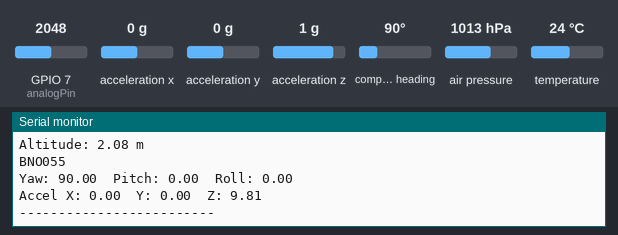
Simulated run of this sketch. Board: ESP32. On the bench: the last lines printed to the serial monitor. Inputs (shaded band) come from the test bench; at power-on: acceleration x 0 g, GPIO 7 (analogPin) = 2048, acceleration y 0 g, acceleration z 1 g, compass heading 90°, air pressure 1013 hPa, temperature 24 °C.

Above: at 2.2 s.
2.3 s: acceleration x set to -1.4 g
At 3.0 s:
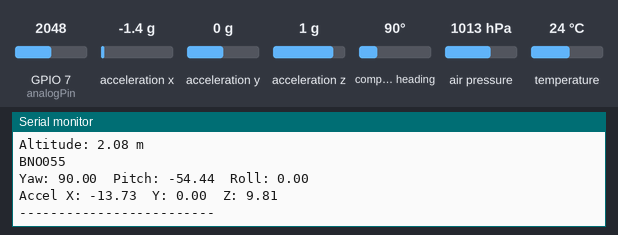
3.8 s: GPIO 7 (analogPin) set to 2866
5.3 s: acceleration y set to -1.4 g
At 6.0 s:
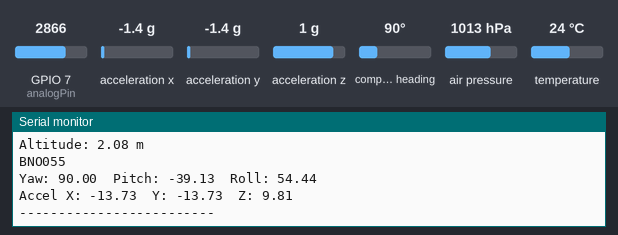
6.8 s: acceleration z set to -1.4 g
At 7.6 s:
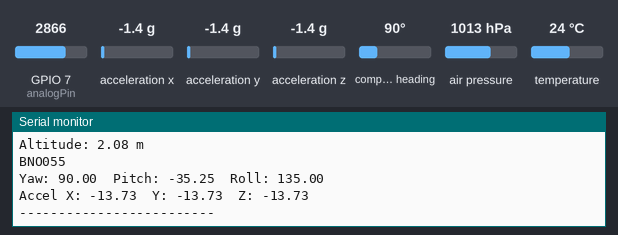
8.3 s: GPIO 7 (analogPin) set to 3972
9.8 s: compass heading set to 7°
At 10.7 s:
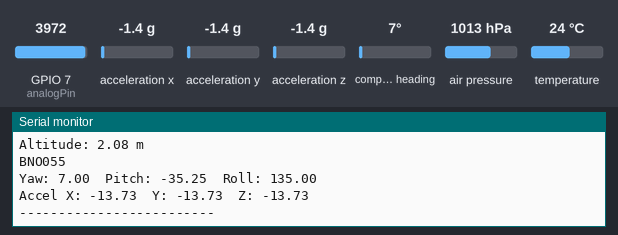
Timing chart, 0 to 12.3 s (numbered marks = the images above; inputs shaded):
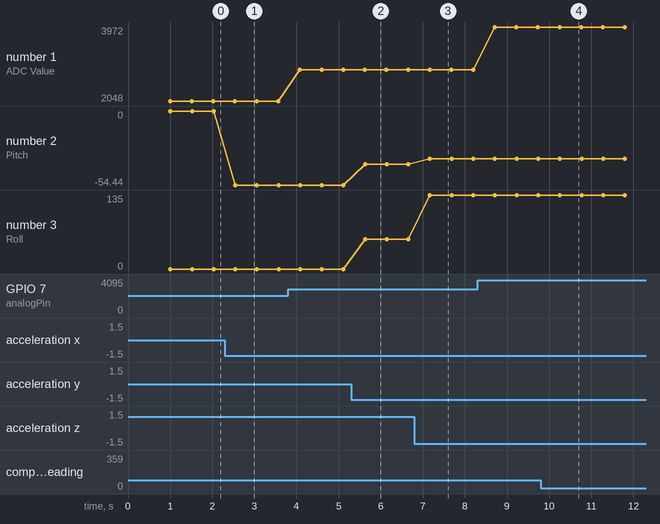

Measured:
- after the input at 2.3 s, the serial monitor: prints a new line after 0.25 s (image 1)
- after the input at 5.3 s, the serial monitor: prints a new line after 0.33 s (image 2)
- after the input at 6.8 s, the serial monitor: prints a new line after 0.37 s (image 3)
- after the input at 9.8 s, the serial monitor: prints a new line after 0.46 s (image 4)
- plotted number 1: 2048 → 2866 after the input at 3.8 s, 2866 → 3972 after the input at 8.3 s
- plotted number 2: 0 → -54.44 after the input at 2.3 s, -54.44 → -39.13 after the input at 5.3 s, -39.13 → -35.25 after the input at 6.8 s
- plotted number 3: 0 → 54.44 after the input at 5.3 s, 54.44 → 135 after the input at 6.8 s

The sketch:

sRead.ino
```cpp
#include <Wire.h>
#include <Adafruit_Sensor.h>
#include <Adafruit_BMP280.h>
#include <Adafruit_BNO055.h>
#include <utility/imumaths.h>

Adafruit_BMP280 bmp;
Adafruit_BNO055 bno = Adafruit_BNO055(55);
int analogPin = 7;

void setup() {
  Serial.begin(115200);
  Wire.begin(41, 42);

  Serial.println("Starting sensors...");

  // BMP280
  if (!bmp.begin(0x77)) {
    Serial.println("BMP280 not found");
    while (1);
  }

  // BNO055
  if (!bno.begin()) {
    Serial.println("BNO055 not detected");
    while (1);
  }

  delay(1000);
  bno.setExtCrystalUse(true);

  Serial.println("Sensors ready");
}

void loop() {

  // -------- Analog AQI --------

  int analogValue = analogRead(analogPin);

  Serial.println("Analog Sensor");

  Serial.print("ADC Value: ");
  Serial.println(analogValue);


  // -------- BMP280 --------
  float temp = bmp.readTemperature();
  float pressure = bmp.readPressure() / 100.0;
  float altitude = bmp.readAltitude(1013.25);

  Serial.println("BMP280");
  Serial.print("Temperature: ");
  Serial.print(temp);
  Serial.println(" C");

  Serial.print("Pressure: ");
  Serial.print(pressure);
  Serial.println(" hPa");

  Serial.print("Altitude: ");
  Serial.print(altitude);
  Serial.println(" m");


  // -------- BNO055 --------
  imu::Vector<3> euler = bno.getVector(Adafruit_BNO055::VECTOR_EULER);
  imu::Vector<3> accel = bno.getVector(Adafruit_BNO055::VECTOR_ACCELEROMETER);

  Serial.println("BNO055");

  Serial.print("Yaw: ");
  Serial.print(euler.x());
  Serial.print("  Pitch: ");
  Serial.print(euler.y());
  Serial.print("  Roll: ");
  Serial.println(euler.z());

  Serial.print("Accel X: ");
  Serial.print(accel.x());
  Serial.print("  Y: ");
  Serial.print(accel.y());
  Serial.print("  Z: ");
  Serial.println(accel.z());

  Serial.println("-------------------------");

  delay(500);
}
```
